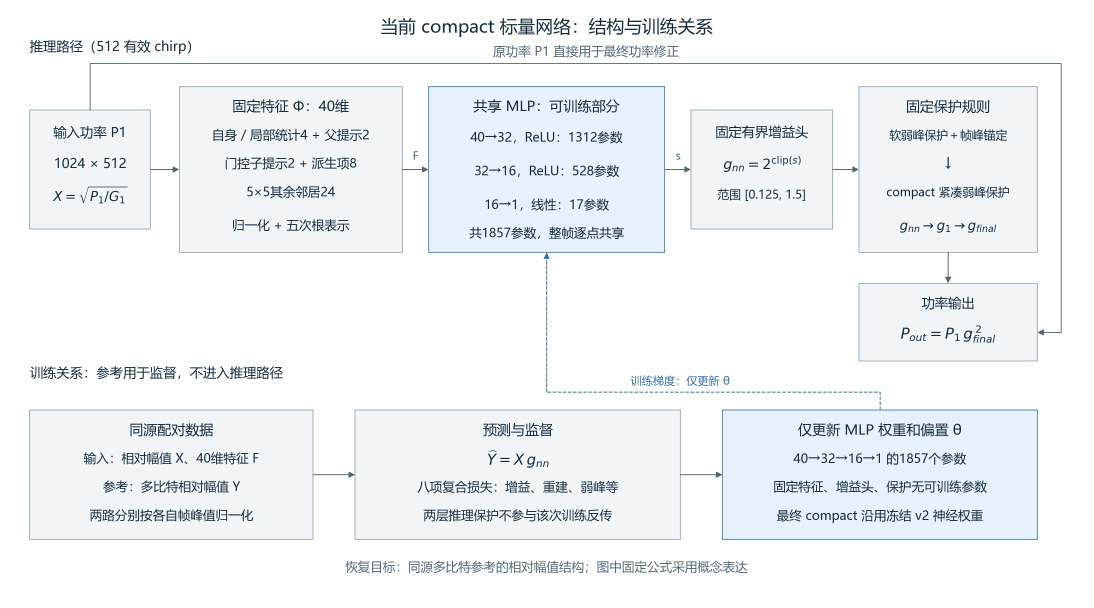
#> input picture docs/network_understanding_v1/figures/08_network_architecture.png, 3280 x 1824 px (shown at 1/3 size)
$ python prepare_assets.py
#> lines starting #> are read from the running program, lines starting #| are printed output that depends on the picture
from pathlib import Path
import hashlib
import json
from PIL import Image

WORK = Path(__file__).resolve().parents[1]
ROOT = WORK.parents[1]
ASSETS = WORK / '.build' / 'assets'
ASSETS.mkdir(parents=True, exist_ok=True)
sources = {}

def crop(source, name, box):
#> called with name = 'inference.png', box = (55, 115, 3230, 1090)
    path = ROOT / source
    image = Image.open(path).convert('RGB')
    image.crop(box).save(ASSETS / name)
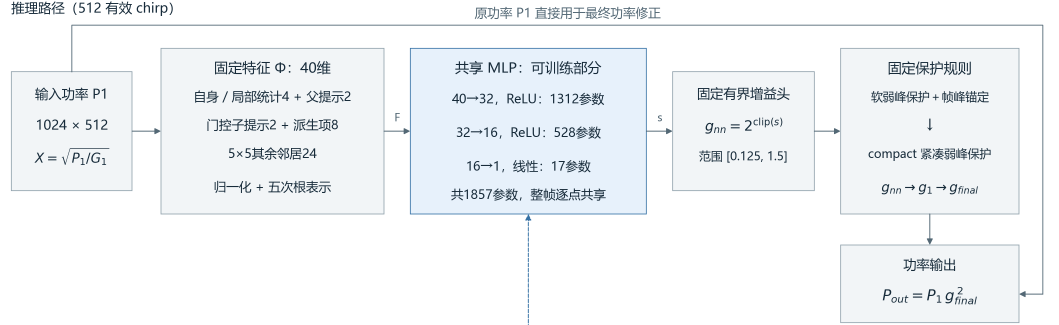
#> saved as inference.png: PIL image 3175x975 RGB (shown at 1/3 size); mean R, G, B 240.7, 243.5, 245.8
    sources[name] = dict(source=source, crop=list(box), sha256=hashlib.sha256(path.read_bytes()).hexdigest())

# Existing, audited scientific figures. Crops retain the quantities they show.
crop('network_understanding_v1/figures/08_network_architecture.png', 'inference.png', (55, 115, 3230, 1090))
crop('network_understanding_v1/figures/08_network_architecture.png', 'training.png', (55, 1200, 3230, 1635))
#> call 2 of crop, with name = 'training.png', box = (55, 1200, 3230, 1635)
#> in crop (call 2), `image.crop(box).save(ASSETS / name)`:
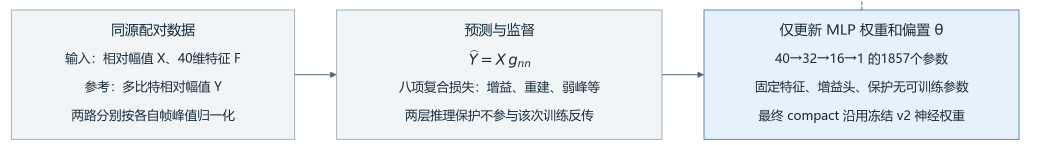
#> saved as training.png: PIL image 3175x435 RGB (shown at 1/3 size); mean R, G, B 230.6, 235.8, 240.3
# Remove only the disconnected remnants of the cross-panel training connector.
# The source figure remains unchanged, and all boxes and inference arrows remain.
for name, box in [('inference.png', (1540, 650, 1625, 975)),
                  ('training.png', (2520, 0, 2640, 25))]:
    asset = Image.open(ASSETS / name).convert('RGB')
    asset.paste('white', box)
    asset.save(ASSETS / name)
    sources[name]['connector_cleanup'] = list(box)
crop('network_understanding_v1/figures/05_feature_layout.png', 'neighbors.png', (0, 0, 858, 884))
#> call 3 of crop, with name = 'neighbors.png', box = (0, 0, 858, 884)
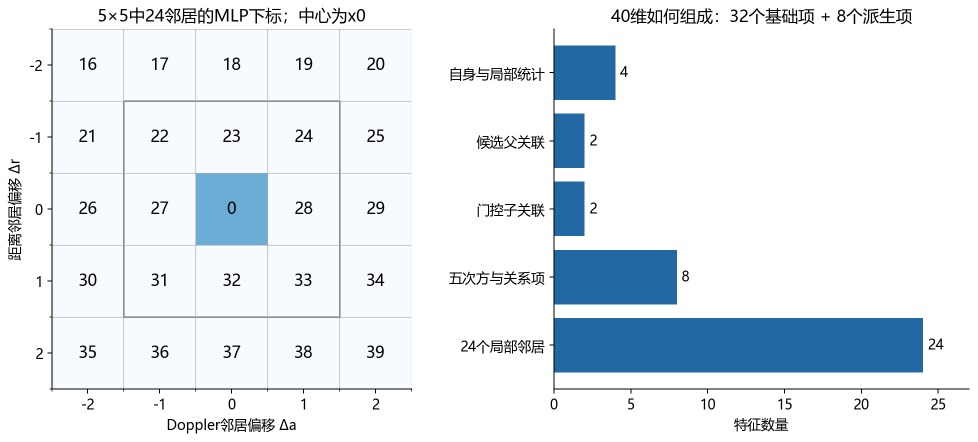
#> input picture docs/network_understanding_v1/figures/05_feature_layout.png, 1955 x 884 px (shown at 1/2 size)
#> in crop (call 3), `image.crop(box).save(ASSETS / name)`:
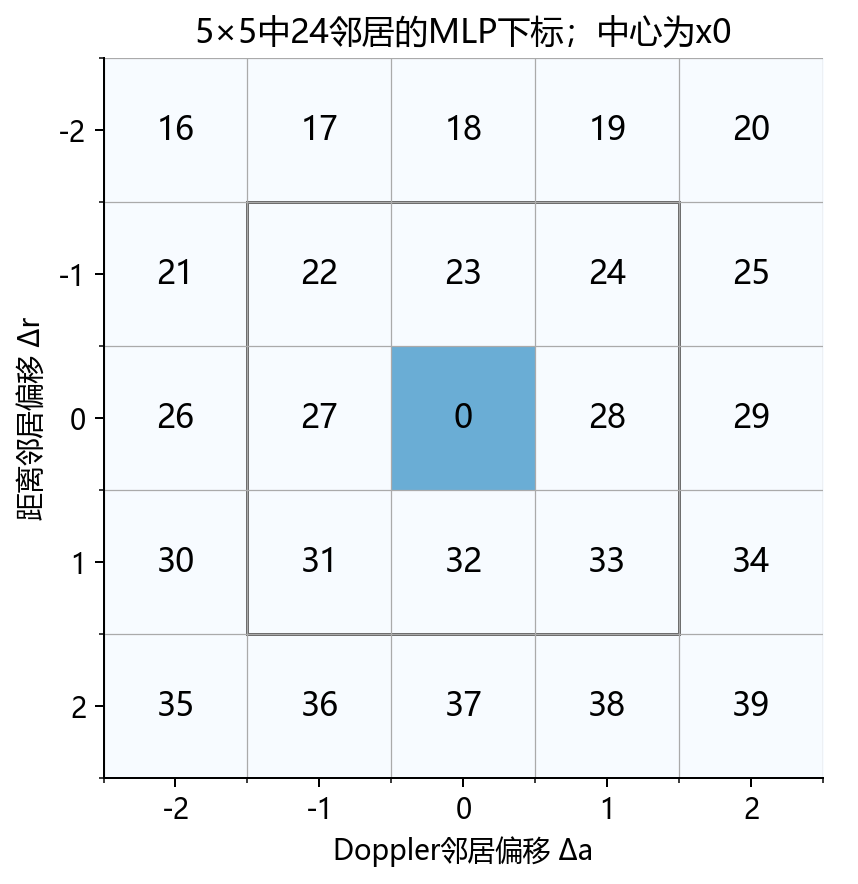
#> saved as neighbors.png: PIL image 858x884 RGB; mean R, G, B 238, 242.3, 245.9
crop('network_understanding_v1/figures/01_sign_harmonics.png', 'harmonics.png', (0, 0, 2216, 758))
#> (the run stopped early here; a loop or call above may not have finished)
